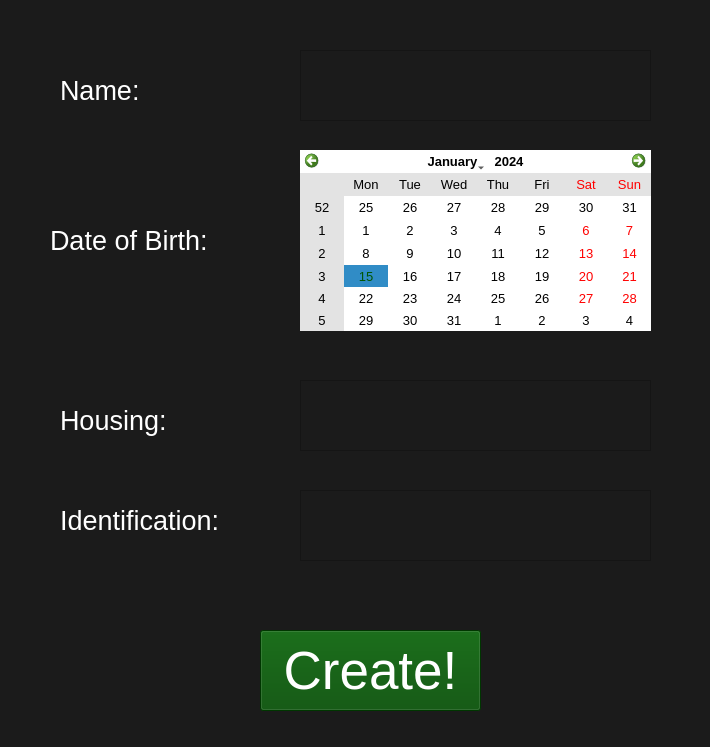
<?xml version="1.0" encoding="UTF-8"?>
<ui version="4.0">
 <class>NewSubjectForm</class>
 <widget class="QWidget" name="NewSubjectForm">
  <property name="geometry">
   <rect>
    <x>0</x>
    <y>0</y>
    <width>710</width>
    <height>747</height>
   </rect>
  </property>
  <property name="windowTitle">
   <string>Form</string>
  </property>
  <property name="styleSheet">
   <string notr="true">background-color: rgb(27, 27, 27);</string>
  </property>
  <widget class="QLabel" name="label">
   <property name="geometry">
    <rect>
     <x>60</x>
     <y>70</y>
     <width>81</width>
     <height>41</height>
    </rect>
   </property>
   <property name="font">
    <font>
     <pointsize>20</pointsize>
    </font>
   </property>
   <property name="styleSheet">
    <string notr="true">color: rgb(255, 255, 255);</string>
   </property>
   <property name="text">
    <string>Name:</string>
   </property>
  </widget>
  <widget class="QLabel" name="label_2">
   <property name="geometry">
    <rect>
     <x>50</x>
     <y>220</y>
     <width>161</width>
     <height>41</height>
    </rect>
   </property>
   <property name="font">
    <font>
     <pointsize>20</pointsize>
    </font>
   </property>
   <property name="styleSheet">
    <string notr="true">color: rgb(255, 255, 255);</string>
   </property>
   <property name="text">
    <string>Date of Birth:</string>
   </property>
  </widget>
  <widget class="QPlainTextEdit" name="name">
   <property name="geometry">
    <rect>
     <x>300</x>
     <y>50</y>
     <width>351</width>
     <height>71</height>
    </rect>
   </property>
   <property name="font">
    <font>
     <pointsize>36</pointsize>
    </font>
   </property>
   <property name="styleSheet">
    <string notr="true">color: rgb(255, 255, 255);</string>
   </property>
  </widget>
  <widget class="QCalendarWidget" name="dob">
   <property name="geometry">
    <rect>
     <x>300</x>
     <y>150</y>
     <width>351</width>
     <height>181</height>
    </rect>
   </property>
   <property name="font">
    <font>
     <pointsize>10</pointsize>
    </font>
   </property>
   <property name="styleSheet">
    <string notr="true">background-color: rgb(255, 255, 255);
color: rgb(0, 0, 0);
selection-color: rgb(0, 85, 0);
alternate-background-color: rgb(227, 227, 227);</string>
   </property>
   <property name="minimumDate">
    <date>
     <year>2000</year>
     <month>1</month>
     <day>1</day>
    </date>
   </property>
   <property name="gridVisible">
    <bool>false</bool>
   </property>
  </widget>
  <widget class="QLabel" name="label_3">
   <property name="geometry">
    <rect>
     <x>60</x>
     <y>400</y>
     <width>111</width>
     <height>41</height>
    </rect>
   </property>
   <property name="font">
    <font>
     <pointsize>20</pointsize>
    </font>
   </property>
   <property name="styleSheet">
    <string notr="true">color: rgb(255, 255, 255);</string>
   </property>
   <property name="text">
    <string>Housing:</string>
   </property>
  </widget>
  <widget class="QLabel" name="label_4">
   <property name="geometry">
    <rect>
     <x>60</x>
     <y>500</y>
     <width>171</width>
     <height>41</height>
    </rect>
   </property>
   <property name="font">
    <font>
     <pointsize>20</pointsize>
    </font>
   </property>
   <property name="styleSheet">
    <string notr="true">color: rgb(255, 255, 255);</string>
   </property>
   <property name="text">
    <string>Identification:</string>
   </property>
  </widget>
  <widget class="QPlainTextEdit" name="housing">
   <property name="geometry">
    <rect>
     <x>300</x>
     <y>380</y>
     <width>351</width>
     <height>71</height>
    </rect>
   </property>
   <property name="font">
    <font>
     <pointsize>36</pointsize>
    </font>
   </property>
   <property name="styleSheet">
    <string notr="true">color: rgb(255, 255, 255);</string>
   </property>
  </widget>
  <widget class="QPlainTextEdit" name="identification">
   <property name="geometry">
    <rect>
     <x>300</x>
     <y>490</y>
     <width>351</width>
     <height>71</height>
    </rect>
   </property>
   <property name="font">
    <font>
     <pointsize>36</pointsize>
    </font>
   </property>
   <property name="styleSheet">
    <string notr="true">color: rgb(255, 255, 255);</string>
   </property>
  </widget>
  <widget class="QPushButton" name="create_button">
   <property name="geometry">
    <rect>
     <x>260</x>
     <y>630</y>
     <width>221</width>
     <height>81</height>
    </rect>
   </property>
   <property name="font">
    <font>
     <pointsize>40</pointsize>
    </font>
   </property>
   <property name="styleSheet">
    <string notr="true">background-color: rgb(0, 76, 0);
color: rgb(255, 255, 255);</string>
   </property>
   <property name="text">
    <string>Create!</string>
   </property>
  </widget>
 </widget>
 <resources/>
 <connections/>
</ui>
